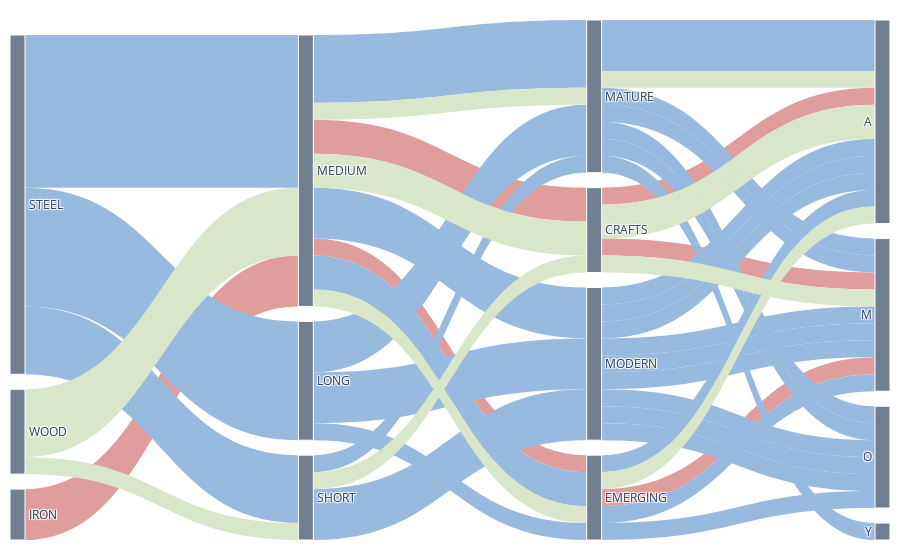

The cell this chart's notebook holds for it:
### Code cell
fig = go.Figure(data = [go.Sankey(
    node = dict(
        pad = 15,
        thickness = 15,
        line = dict(
            color = "white",
            width = 1
        ),
        label = nodes,
        color = 'slategrey'
    ),
    link = dict(
        source = source,
        target = target,
        value = value,
        color = color
    )
)])

fig.update_layout(
    margin = dict(
        t=20,
        b=20,
        l=10,
        r=10
    )
)
fig.show()

### Figure 1 — Plotly figure (JSON) as saved in the notebook; plotly's stock layout.template omitted (floating-point values rounded to 4 significant figures)
{"data": [{"link": {"color": ["#DF9E9B", "#99BADF", "#99BADF", "#99BADF", "#D8E7CA", "#D8E7CA", "#DF9E9B", "#DF9E9B", "#99BADF", "#99BADF", "#99BADF", "#99BADF", "#99BADF", "#99BADF", "#99BADF", "#99BADF", "#D8E7CA", "#D8E7CA", "#D8E7CA", "#D8E7CA", "#DF9E9B", "#DF9E9B", "#DF9E9B", "#99BADF", "#99BADF", "#99BADF", "#99BADF", "#99BADF", "#99BADF", "#99BADF", "#99BADF", "#99BADF", "#99BADF", "#99BADF", "#99BADF", "#99BADF", "#99BADF", "#99BADF", "#99BADF", "#99BADF", "#99BADF", "#99BADF", "#99BADF", "#D8E7CA", "#D8E7CA", "#D8E7CA", "#D8E7CA", "#D8E7CA"], "source": [0, 1, 1, 1, 2, 2, 3, 3, 3, 3, 3, 4, 4, 4, 5, 5, 3, 3, 3, 5, 6, 6, 7, 7, 7, 8, 8, 8, 8, 9, 9, 9, 7, 8, 8, 8, 9, 9, 9, 8, 9, 9, 9, 6, 6, 7, 8, 6], "target": [3, 3, 4, 5, 3, 5, 6, 7, 7, 8, 9, 7, 8, 9, 8, 9, 6, 7, 8, 6, 10, 11, 11, 10, 11, 10, 11, 12, 13, 10, 11, 12, 12, 10, 11, 12, 10, 11, 12, 10, 10, 11, 12, 10, 11, 10, 10, 10], "value": [3, 9, 7, 4, 4, 1, 2, 1, 2, 4, 3, 1, 3, 3, 1, 3, 2, 1, 1, 1, 1, 1, 1, 1, 1, 1, 1, 1, 1, 1, 1, 1, 1, 1, 1, 1, 1, 1, 1, 1, 1, 1, 1, 1, 1, 1, 1, 1]}, "node": {"color": "slategrey", "label": ["IRON", "STEEL", "WOOD", "MEDIUM", "LONG", "SHORT", "CRAFTS", "EMERGING", "MATURE", "MODERN", "A", "M", "O", "Y"], "line": {"color": "white", "width": 1}, "pad": 15, "thickness": 15}, "type": "sankey"}], "layout": {"margin": {"b": 20, "l": 10, "r": 10, "t": 20}}}
